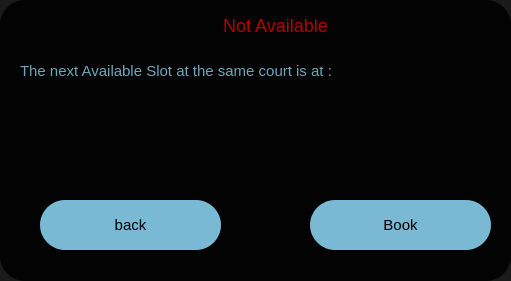
   <widget class="QWidget" name="NextAvailableSlotMsg" native="true">
    <property name="geometry">
     <rect>
      <x>540</x>
      <y>260</y>
      <width>511</width>
      <height>281</height>
     </rect>
    </property>
    <property name="styleSheet">
     <string notr="true">background: none;
background-color: rgba(0,0,0,0.9);
border-radius: 25px;</string>
    </property>
    <widget class="QPushButton" name="NextAvailableSlotB">
     <property name="geometry">
      <rect>
       <x>40</x>
       <y>200</y>
       <width>181</width>
       <height>50</height>
      </rect>
     </property>
     <property name="font">
      <font>
       <pointsize>11</pointsize>
      </font>
     </property>
     <property name="styleSheet">
      <string notr="true">QPushButton
{
background: none;
background-color: rgba(135, 206, 235,0.9);
color: black;
border-radius: 25px;
}
QPushButton:hover
{
border: 3px solid rgba(135, 206, 235,0.9);
background-color: rgba(250, 250, 250,0.8);
}</string>
     </property>
     <property name="text">
      <string>back</string>
     </property>
    </widget>
    <widget class="QLabel" name="label_16">
     <property name="geometry">
      <rect>
       <x>0</x>
       <y>10</y>
       <width>551</width>
       <height>31</height>
      </rect>
     </property>
     <property name="styleSheet">
      <string notr="true">background: none;
color: rgb(180, 0, 0);
font-size: 18px</string>
     </property>
     <property name="text">
      <string>Not Available</string>
     </property>
     <property name="alignment">
      <set>Qt::AlignmentFlag::AlignCenter</set>
     </property>
    </widget>
    <widget class="QPushButton" name="NextAvailableSlotS">
     <property name="geometry">
      <rect>
       <x>310</x>
       <y>200</y>
       <width>181</width>
       <height>50</height>
      </rect>
     </property>
     <property name="font">
      <font>
       <pointsize>11</pointsize>
      </font>
     </property>
     <property name="styleSheet">
      <string notr="true">QPushButton
{
background: none;
background-color: rgba(135, 206, 235,0.9);
color: black;
border-radius: 25px;
}
QPushButton:hover
{
border: 3px solid rgba(135, 206, 235,0.9);
background-color: rgba(250, 250, 250,0.8);
}</string>
     </property>
     <property name="text">
      <string>Book</string>
     </property>
    </widget>
    <widget class="QLabel" name="label_15">
     <property name="geometry">
      <rect>
       <x>20</x>
       <y>60</y>
       <width>381</width>
       <height>21</height>
      </rect>
     </property>
     <property name="font">
      <font>
       <pointsize>11</pointsize>
      </font>
     </property>
     <property name="styleSheet">
      <string notr="true">background: none;
color: rgba(135, 206, 235,0.8)</string>
     </property>
     <property name="text">
      <string>The next Available Slot at the same court is at :</string>
     </property>
    </widget>
    <widget class="QLabel" name="DayLabel">
     <property name="geometry">
      <rect>
       <x>20</x>
       <y>110</y>
       <width>81</width>
       <height>20</height>
      </rect>
     </property>
     <property name="font">
      <font>
       <pointsize>11</pointsize>
      </font>
     </property>
     <property name="styleSheet">
      <string notr="true">background: none;
color: rgba(135, 206, 235,0.8)</string>
     </property>
     <property name="text">
      <string/>
     </property>
    </widget>
    <widget class="QLabel" name="MonthLabel">
     <property name="geometry">
      <rect>
       <x>130</x>
       <y>110</y>
       <width>101</width>
       <height>20</height>
      </rect>
     </property>
     <property name="font">
      <font>
       <pointsize>11</pointsize>
      </font>
     </property>
     <property name="styleSheet">
      <string notr="true">background: none;
color: rgba(135, 206, 235,0.8)</string>
     </property>
     <property name="text">
      <string/>
     </property>
    </widget>
    <widget class="QLabel" name="YearLabel">
     <property name="geometry">
      <rect>
       <x>280</x>
       <y>110</y>
       <width>101</width>
       <height>20</height>
      </rect>
     </property>
     <property name="font">
      <font>
       <pointsize>11</pointsize>
      </font>
     </property>
     <property name="styleSheet">
      <string notr="true">background: none;
color: rgba(135, 206, 235,0.8)</string>
     </property>
     <property name="text">
      <string/>
     </property>
    </widget>
    <widget class="QLabel" name="HourLabel">
     <property name="geometry">
      <rect>
       <x>410</x>
       <y>110</y>
       <width>91</width>
       <height>20</height>
      </rect>
     </property>
     <property name="font">
      <font>
       <pointsize>11</pointsize>
      </font>
     </property>
     <property name="styleSheet">
      <string notr="true">background: none;
color: rgba(135, 206, 235,0.8)</string>
     </property>
     <property name="text">
      <string/>
     </property>
    </widget>
   </widget>
